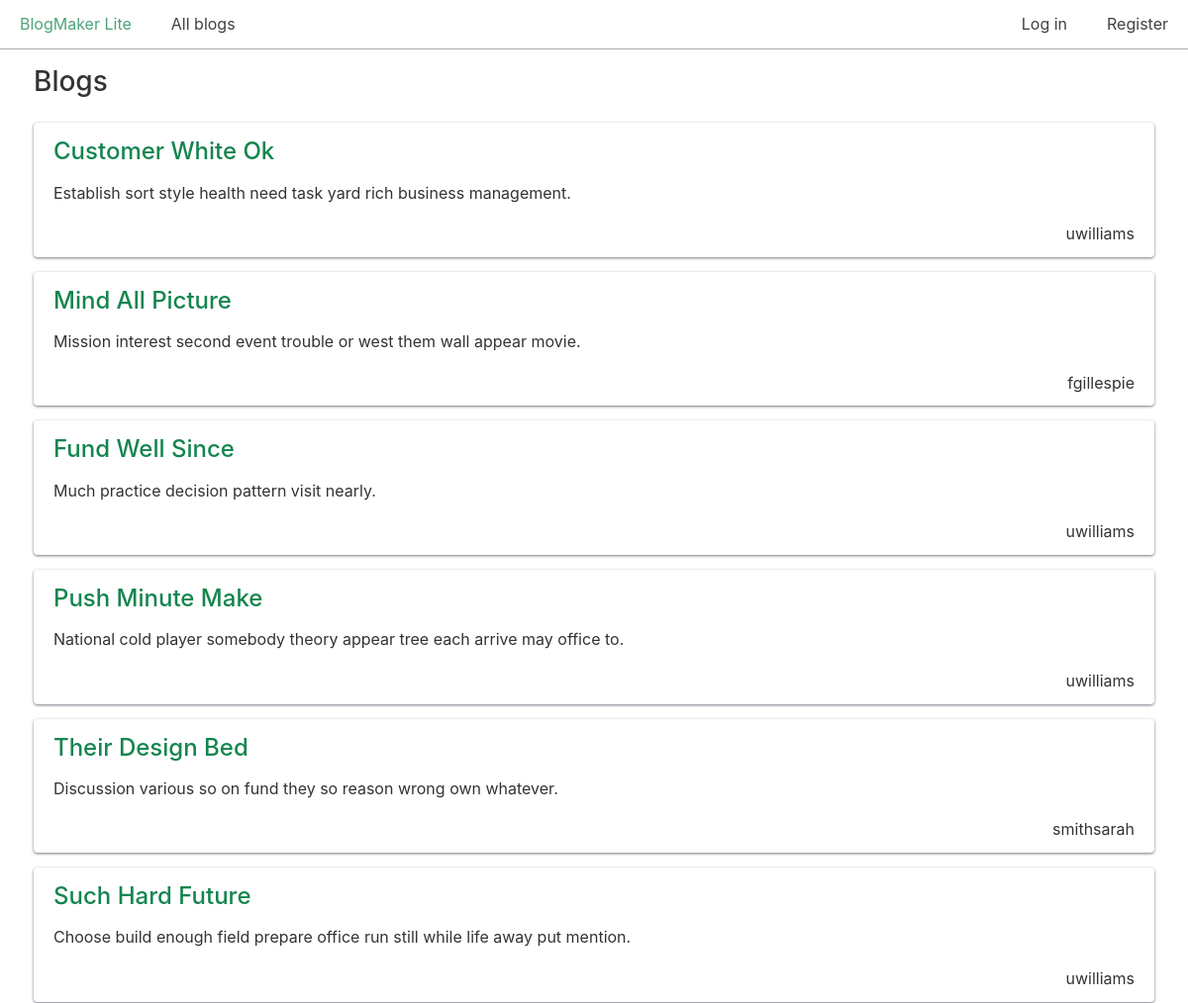
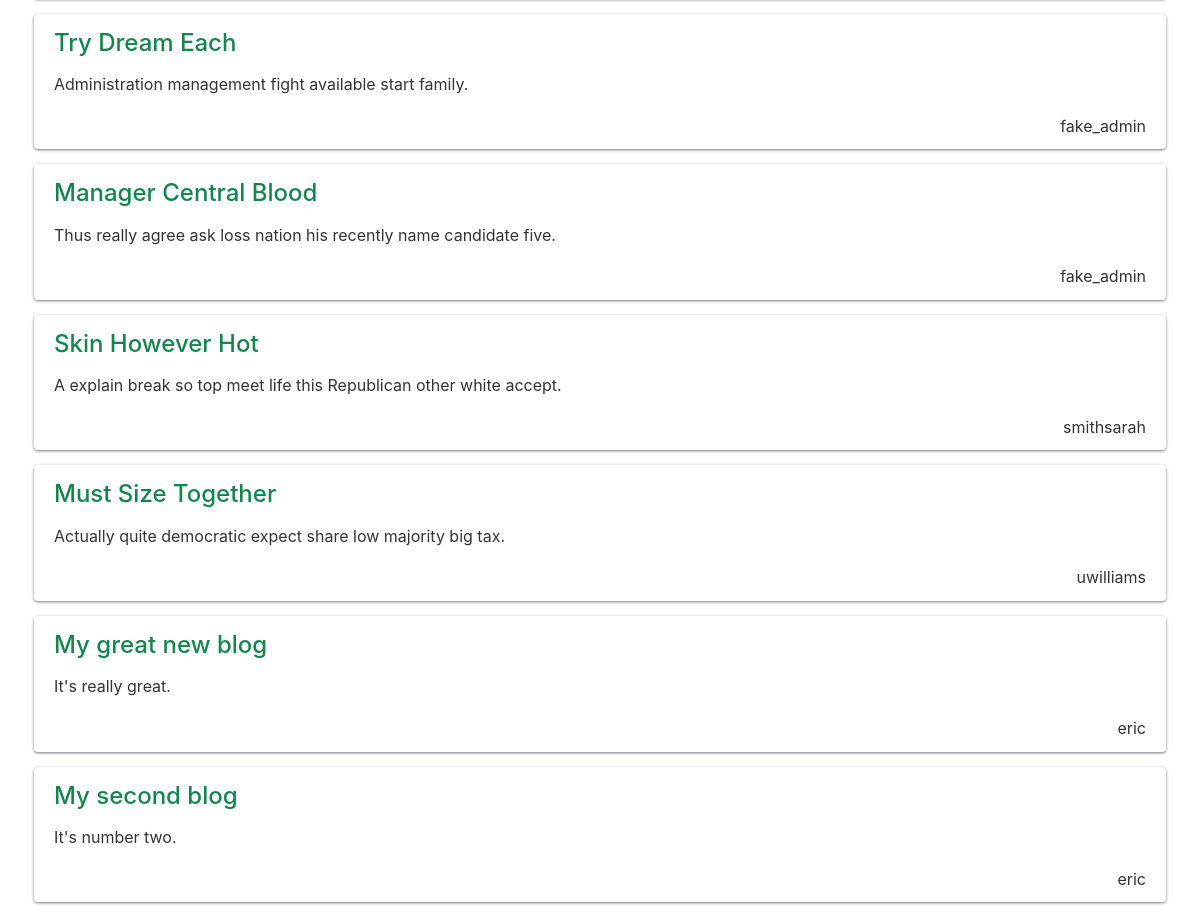
The app's page /blogs/ with its own data (2 pictures, top to bottom).
### blogs/models.py (models this page shows, shortened)
class Blog(models.Model):
    title = models.CharField(max_length=200)
    description = models.TextField()
    date_added = models.DateTimeField(auto_now_add=True)
    owner = models.ForeignKey(User, on_delete=models.CASCADE)

### blogs/views.py (the view)
# urls.py: path("blogs/", views.blogs, name="blogs"),
def blogs(request):
    all_blogs = Blog.objects.all()
    context = {"blogs": all_blogs}
    return render(request, "blogs/blogs.html", context)

### blogs/templates/blogs/blogs.html
{% extends "blogs/base.html" %}
{% block content %}
  <h2>Blogs</h2>
  {% for blog in blogs %}
    <div class="card">
      <header>
        <h3>
          <a href="{% url 'blogs:blog' blog.id %}">{{ blog.title }}</a>
        </h3>
      </header>
      <p>{{ blog.description }}</p>
      <p class="text-right">{{ blog.owner.username }}</p>
    </div>
  {% empty %}
    <h3>No blogs have been added yet.</h3>
  {% endfor %}
{% endblock content %}

### css/chota.css (style rules this page uses)
:root { --bg-color: #fff; --bg-secondary-color: #f3f3f6; --color-primary: #14854f; --color-lightGrey: #d2d6dd; --color-grey: #747681; --color-darkGrey: #3f4144; --color-error: #d43939; --color-success: #28bd14; --grid-maxWidth: 120rem; --grid-gutter: 2rem; --font-size: 1.6rem; --font-color: #333; --font-family-sans: -apple-system, "BlinkMacSystemFont", "Avenir", "Avenir Next", "Segoe UI", "Roboto", "Oxygen", "Ubuntu", "Cantarell", "Fira Sans", "Droid Sans", "Helvetica Neue", sans-serif; --font-family-mono: monaco, "Consolas", "Lucida Console", monospace; }
html { -webkit-box-sizing: border-box; box-sizing: border-box; font-size: 62.5%; line-height: 1.15; -webkit-text-size-adjust: 100%; -moz-text-size-adjust: 100%; -ms-text-size-adjust: 100%; text-size-adjust: 100%; }
*, *::before, *::after { -webkit-box-sizing: inherit; box-sizing: inherit; }
body { background-color: var(--bg-color); line-height: 1.6; font-size: var(--font-size); color: var(--font-color); font-family: "Segoe UI", "Helvetica Neue", sans-serif; font-family: var(--font-family-sans); margin: 0; padding: 0; }
h1, h2, h3, h4, h5, h6 { font-weight: 500; margin: 0.35em 0 0.7em; }
h2 { font-size: 1.75em; }
h3 { font-size: 1.5em; }
a { color: var(--color-primary); text-decoration: none; }
p { margin-top: 0; }
::placeholder { color: #bdbfc4; }
.card { padding: 1rem 2rem; border-radius: 4px; background: var(--bg-color); -webkit-box-shadow: 0 1px 3px var(--color-grey); box-shadow: 0 1px 3px var(--color-grey); }
.card p:last-child { margin: 0; }
.card header > * { margin-top: 0; margin-bottom: 1rem; }
.text-right { text-align: right; }

### css/custom.css (style rules this page uses)
.card { margin-bottom: 15px; }

### records on screen
Blog: title "Customer White Ok", description "Establish sort style health need task yard rich business management.", owner.username "uwilliams"
Blog: title "Mind All Picture", description "Mission interest second event trouble or west them wall appear movie.", owner.username "fgillespie"
Blog: title "Fund Well Since", description "Much practice decision pattern visit nearly.", owner.username "uwilliams"
Blog: title "Push Minute Make", description "National cold player somebody theory appear tree each arrive may office to.", owner.username "uwilliams"
Blog: title "Their Design Bed", description "Discussion various so on fund they so reason wrong own whatever.", owner.username "smithsarah"
Blog: title "Such Hard Future", description "Choose build enough field prepare office run still while life away put mention.", owner.username "uwilliams"
Blog: title "Try Dream Each", description "Administration management fight available start family.", owner.username "fake_admin"
Blog: title "Manager Central Blood", description "Thus really agree ask loss nation his recently name candidate five.", owner.username "fake_admin"
Blog: title "Skin However Hot", description "A explain break so top meet life this Republican other white accept.", owner.username "smithsarah"
Blog: title "Must Size Together", description "Actually quite democratic expect share low majority big tax.", owner.username "uwilliams"
Blog: title "My great new blog", description "It's really great.", owner.username "eric"
Blog: title "My second blog", description "It's number two.", owner.username "eric"
